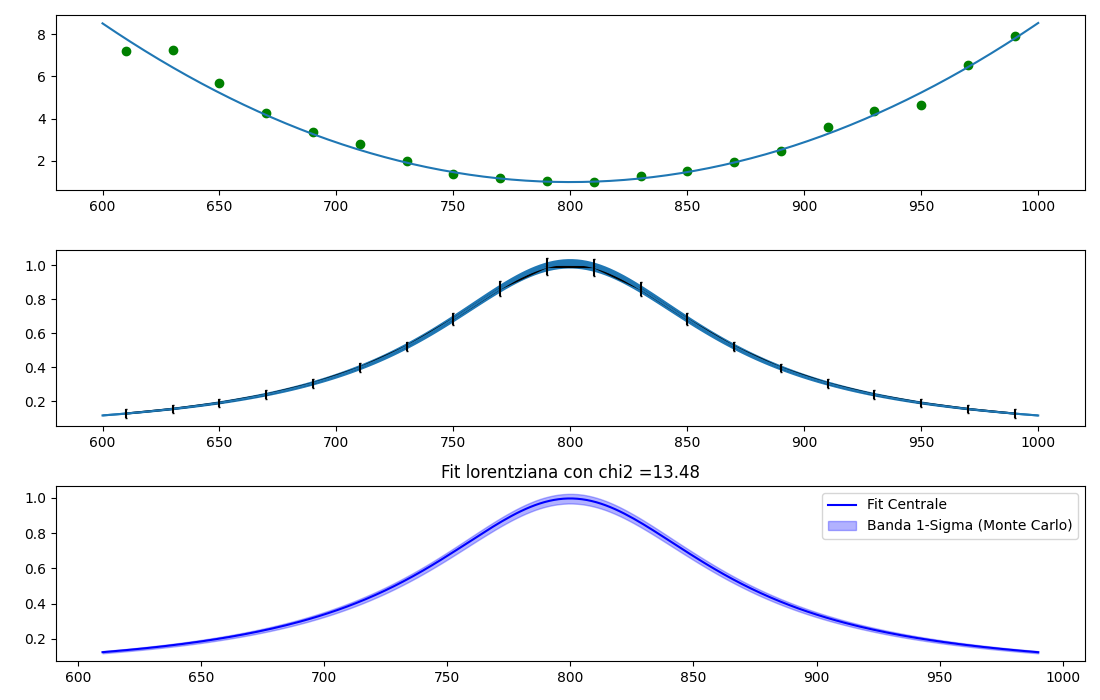

This chart was generated by the following Python code:
import numpy as np
import matplotlib.pyplot as plt
import time 
import sys 
from numba import jit 
import linalg as lin 
from scipy.optimize import curve_fit


def lorentziana(E, F, M, gamma):
    return F/((E-M)**2+gamma**2/4)



E, y= np.loadtxt('data.txt', unpack = True)
C = np.loadtxt('cov.txt')
varianze = np.diag(C)
errori_y = np.sqrt(varianze)
X = np.vstack((np.ones_like(E), E, E**2)).T
y_inverso = 1/y
C_inverso = (1/y[:, None]**2)*C/(y[None,:]**2)
alpha, C_alpha, chi2 = lin.fit_lineare_generale(X, y_inverso,C_inverso)
a0, a1, a2 = alpha[0], alpha[1], alpha[2]

popt, pcov = curve_fit(
    lorentziana, 
    E, 
    y, 
    p0=[5000, 180, 300], 
    sigma=C, 
    absolute_sigma=True
)
F_fit = 1.0 / a2
M_fit = -a1 / (2 * a2)
Gamma_fit = 2 * np.sqrt((a0 / a2) - M_fit**2)

F_fit_scipy, M_fit_scipy, Gamma_fit_scipy = popt
errori_parametri = np.sqrt(np.diag(pcov))
N_simulazioni = 10000
parametri_simulati = np.random.multivariate_normal(popt, pcov, N_simulazioni)
E_plot = np.linspace(E.min(), E.max(), 200)

tutte_le_curve = np.zeros((N_simulazioni, len(E_plot)))

for i in range(N_simulazioni):
    p = parametri_simulati[i]
    tutte_le_curve[i, :] = lorentziana(E_plot, *p)

limite_inferiore = np.percentile(tutte_le_curve, 15.865, axis=0)
limite_superiore = np.percentile(tutte_le_curve, 84.135, axis=0)

# 5. Disegniamo!
y_fit_scip = lorentziana(E_plot, *popt)

plt.plot(E_plot, y_fit_scip, 'b-', label='Fit Centrale')
plt.fill_between(E_plot, limite_inferiore, limite_superiore, color='blue', alpha=0.3, label='Banda 1-Sigma (Monte Carlo)')
plt.legend()
plt.show()

print(" RISULTATI FITTING ")
print(f"Chi-quadro: {chi2:.2f}")
print(f"F Fit = {F_fit:.2f}")
print(f"M  Fit = {M_fit:.2f}")
print(f"Gama Fit = {Gamma_fit:.2f}")

E_1 = np.linspace(600,1000,200)
X_plot = np.vstack((np.ones_like(E_1), E_1, E_1**2)).T
y_fit = X_plot@alpha
lorentz = lorentziana(E_1, F_fit, M_fit, Gamma_fit)
lorentz_1 = lorentziana(E, F_fit, M_fit, Gamma_fit)
var_tilde = np.sum((X_plot @ C_alpha) * X_plot, axis=1)
sigma_tilde = np.sqrt(var_tilde)
sigma_lorentz = sigma_tilde*lorentz**2
var_tilde_1 = np.sum((X @ C_alpha) * X, axis=1)
sigma_tilde_1 = np.sqrt(var_tilde_1)
sigma_lorentz_1 = sigma_tilde_1*lorentz_1**2

fig, ax = plt.subplots(nrows=3, ncols =1, figsize=(11,7))
plt.title(f'Fit lorentziana con chi2 ={chi2:.2f}')

ax[0].plot(E_1, y_fit, label=f'parabola inverso lorentizana con chi quadro = {chi2:.2f}')
ax[0].scatter(E, y_inverso, color = 'green', label ='punti sperimentali')
ax[1].plot(E_1, lorentz, label ='Lorentziana dopo trasformazione della parabola')
ax[2].plot(E_plot, y_fit_scip, 'b-', label='Fit Centrale')
ax[2].fill_between(E_plot, limite_inferiore, limite_superiore, color='blue', alpha=0.3, label='Banda 1-Sigma (Monte Carlo)')
ax[1].fill_between(E_1,lorentz- sigma_lorentz, lorentz+sigma_lorentz)
ax[1].errorbar(E, lorentz_1,yerr =errori_y, barsabove= True, capsize=1, color = 'black',label = 'punti sperimentali' )
plt.legend()
plt.tight_layout()
plt.show()
